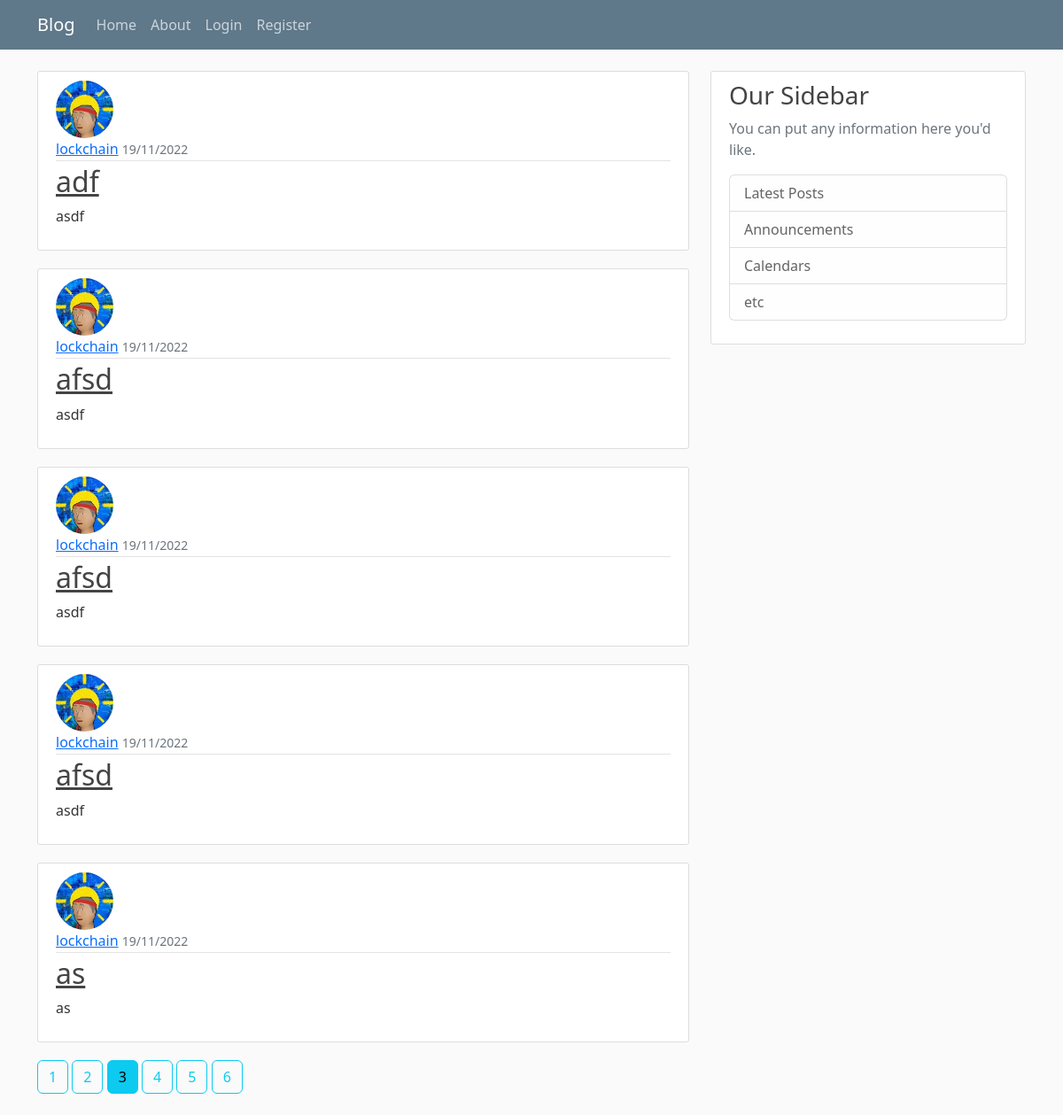
Screenshot of /home?page=3 with the database file from the repository.
### webapp/db_models.py (models this page shows, shortened)
class Post(db.Model):
    id = db.Column(db.Integer, primary_key=True)
    title = db.Column(db.String(100), nullable=False)
    date_posted = db.Column(db.DateTime, nullable=False, default=datetime.datetime.utcnow)
    content = db.Column(db.Text, nullable=False)
    user_id = db.Column(db.Integer, db.ForeignKey('user.id'), nullable=False)

class User(db.Model, UserMixin):
    id = db.Column(db.Integer, primary_key=True)
    username = db.Column(db.String(20), unique=True, nullable=False)
    email = db.Column(db.String(120), unique=True, nullable=False)
    image_file = db.Column(db.String(20), nullable=False, default='default_user.svg')
    password = db.Column(db.String(60), nullable=False)
    posts = db.relationship('Post', backref='author', lazy=True)

### webapp/main/routes.py (the view)
@main.route("/")
@main.route("/home")
def home():
    page = request.args.get('page', 1, type=int)
    posts = Post.query.order_by(Post.date_posted.desc()).paginate(page=page, per_page=5)
    return render_template('index.html', posts=posts)

### webapp/templates/index.html (shortened to what this page needs)
{% extends 'base.html' %}
{% block content %}
    {% for post in posts.items %}
    <article class="media content-section">
        <img src="{{ url_for('static', filename='images/' + post.author.image_file) }}" class="rounded-circle article-img">
      <div class="media-body">
        <div class="article-metadata">
          <a class="mr-2" href="{{ url_for('users.user_post', username=post.author.username) }}">{{ post.author.username }}</a>
          <small class="text-muted">{{ post.date_posted.strftime("%d/%m/%Y") }}</small>
        </div>
        <h2><a class="article-title" href="{{ url_for('posts.post', post_id=post.id) }}">{{ post.title }}</a></h2>
        <p class="article-content">{{ post.content }}</p>
      </div>
    </article>
 {% endfor %}
    {% for page_num in posts.iter_pages(left_edge=2, right_edge=2, left_current=1, right_current=2) %}
    {% if page_num %}
    {% if posts.page == page_num %}
        <a class="btn btn-info mb-4" href="{{ url_for('main.home', page=page_num) }}">{{ page_num }}</a>
    {% else %}
        <a class="btn btn-outline-info mb-4" href="{{ url_for('main.home', page=page_num) }}">{{ page_num }}</a>
    {% endif %}
    {% else %}
        ...
    {% endif %}
    {% endfor %}
{% endblock %}

### webapp/static/main.css (style rules this page uses)
body { background: #fafafa; color: #333333; margin-top: 5rem; }
h1, h2, h3, h4, h5, h6 { color: #444444; }
.content-section { background: #ffffff; padding: 10px 20px; border: 1px solid #dddddd; border-radius: 3px; margin-bottom: 20px; }
.article-title { color: #444444; }
.article-content { white-space: pre-line; }
.article-img { height: 65px; width: 65px; margin-right: 16px; }
.article-metadata { padding-bottom: 1px; margin-bottom: 4px; border-bottom: 1px solid #e3e3e3 }

### rows the page displays
Post: image_file (picture), author.username "lockchain", date_posted "19/11/2022", title "adf", content "asdf"
Post: image_file (picture), author.username "lockchain", date_posted "19/11/2022", title "afsd", content "asdf"
Post: image_file (picture), author.username "lockchain", date_posted "19/11/2022", title "afsd", content "asdf"
Post: image_file (picture), author.username "lockchain", date_posted "19/11/2022", title "afsd", content "asdf"
Post: image_file (picture), author.username "lockchain", date_posted "19/11/2022", title "as", content "as"

### other values shown
{{ page_num }} "1" "2" "4" "5" "6"
{{ page_num }} "3"
